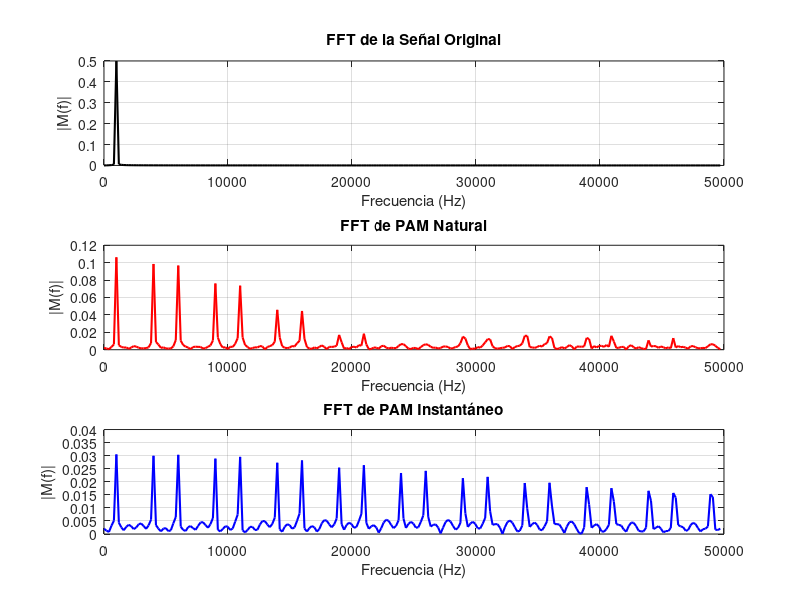

The MATLAB script that drew this image:
clc; clear; close all;

A = 1;           
fc = 1000;         
Ts = 1/100000;     
t = 0:Ts:5/fc;     
m_t = A * sin(2 * pi * fc * t);

fs = 5000;         
Ts_pam = 1/fs;     
d = 0.2;            
tau = d * Ts_pam;  

pulsos_natural = zeros(size(t));  
for i = 1:length(t)
    if mod(t(i), Ts_pam) < tau
        pulsos_natural(i) = 1; 
    end
end
m_pam_natural = m_t .* pulsos_natural; 

m_pam_inst = zeros(size(t));  
for i = 1:length(t)
    if mod(t(i), Ts_pam) < Ts  
        m_pam_inst(i) = m_t(i);     end
end

N = length(t);                         
f = (0:N-1)*(1/Ts)/N;                   
f_pos = f(1:N/2);                       

M_t = abs(fft(m_t)/N);                  
M_pam_natural = abs(fft(m_pam_natural)/N);
M_pam_inst = abs(fft(m_pam_inst)/N);   


figure;
subplot(3,1,1);
plot(f_pos, M_t(1:N/2), 'k', 'LineWidth', 1.5);
title('FFT de la Señal Original');
xlabel('Frecuencia (Hz)'); ylabel('|M(f)|');
grid on;

subplot(3,1,2);
plot(f_pos, M_pam_natural(1:N/2), 'r', 'LineWidth', 1.5);
title('FFT de PAM Natural');
xlabel('Frecuencia (Hz)'); ylabel('|M(f)|');
grid on;

subplot(3,1,3);
plot(f_pos, M_pam_inst(1:N/2), 'b', 'LineWidth', 1.5);
title('FFT de PAM Instantáneo');
xlabel('Frecuencia (Hz)'); ylabel('|M(f)|');
grid on;